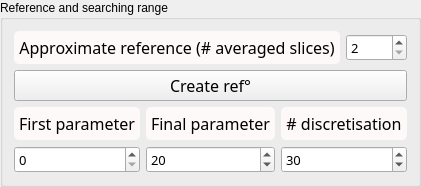
             <widget class="QGroupBox" name="groupBox">
              <property name="title">
               <string>Reference and searching range</string>
              </property>
              <layout class="QVBoxLayout" name="verticalLayout_9">
               <item>
                <layout class="QHBoxLayout" name="horizontalLayout_2">
                 <item>
                  <widget class="QLabel" name="label_12">
                   <property name="sizePolicy">
                    <sizepolicy hsizetype="MinimumExpanding" vsizetype="Maximum">
                     <horstretch>0</horstretch>
                     <verstretch>0</verstretch>
                    </sizepolicy>
                   </property>
                   <property name="font">
                    <font>
                     <family>Noto Sans Cond</family>
                     <pointsize>12</pointsize>
                     <weight>50</weight>
                     <italic>false</italic>
                     <bold>false</bold>
                    </font>
                   </property>
                   <property name="styleSheet">
                    <string notr="true">QLabel {
color: rgb(0, 0, 0);
background-color:	rgb(253, 249, 248);
border-style : outset;
Border-radius : 5px;
border-width : 0px;
border-color : black;
min-width : 5em;
padding : 5px;
font : 12pt &quot;Noto Sans Cond&quot;;
}</string>
                   </property>
                   <property name="text">
                    <string>Approximate reference (# averaged slices)</string>
                   </property>
                   <property name="alignment">
                    <set>Qt::AlignCenter</set>
                   </property>
                  </widget>
                 </item>
                 <item>
                  <widget class="QSpinBox" name="AVG_box">
                   <property name="sizePolicy">
                    <sizepolicy hsizetype="MinimumExpanding" vsizetype="Maximum">
                     <horstretch>0</horstretch>
                     <verstretch>0</verstretch>
                    </sizepolicy>
                   </property>
                   <property name="font">
                    <font>
                     <family>Noto Sans Cond</family>
                     <pointsize>10</pointsize>
                     <weight>50</weight>
                     <italic>false</italic>
                     <bold>false</bold>
                    </font>
                   </property>
                   <property name="styleSheet">
                    <string notr="true"/>
                   </property>
                   <property name="minimum">
                    <number>2</number>
                   </property>
                  </widget>
                 </item>
                </layout>
               </item>
               <item>
                <widget class="QPushButton" name="Proxy_button">
                 <property name="sizePolicy">
                  <sizepolicy hsizetype="MinimumExpanding" vsizetype="Fixed">
                   <horstretch>0</horstretch>
                   <verstretch>0</verstretch>
                  </sizepolicy>
                 </property>
                 <property name="minimumSize">
                  <size>
                   <width>96</width>
                   <height>0</height>
                  </size>
                 </property>
                 <property name="font">
                  <font>
                   <family>Noto Sans Cond</family>
                   <pointsize>12</pointsize>
                   <weight>50</weight>
                   <italic>false</italic>
                   <bold>false</bold>
                  </font>
                 </property>
                 <property name="toolTip">
                  <string>&lt;html&gt;&lt;head/&gt;&lt;body&gt;&lt;p&gt;&lt;span style=&quot; font-size:11pt;&quot;&gt;Proxy of image reference via meaning slices&lt;/span&gt;&lt;/p&gt;&lt;/body&gt;&lt;/html&gt;</string>
                 </property>
                 <property name="styleSheet">
                  <string notr="true"/>
                 </property>
                 <property name="text">
                  <string>Create ref°</string>
                 </property>
                </widget>
               </item>
               <item>
                <layout class="QGridLayout" name="gridLayout">
                 <item row="0" column="0">
                  <widget class="QLabel" name="label_3">
                   <property name="sizePolicy">
                    <sizepolicy hsizetype="MinimumExpanding" vsizetype="Preferred">
                     <horstretch>0</horstretch>
                     <verstretch>0</verstretch>
                    </sizepolicy>
                   </property>
                   <property name="font">
                    <font>
                     <family>Noto Sans Cond</family>
                     <pointsize>12</pointsize>
                     <weight>50</weight>
                     <italic>false</italic>
                     <bold>false</bold>
                    </font>
                   </property>
                   <property name="styleSheet">
                    <string notr="true">QLabel {
color: rgb(0, 0, 0);
background-color:	rgb(253, 249, 248);
border-style : outset;
Border-radius : 5px;
border-width : 0px;
border-color : black;
min-width : 5em;
padding : 5px;
font : 12pt &quot;Noto Sans Cond&quot;;
}</string>
                   </property>
                   <property name="text">
                    <string>First parameter</string>
                   </property>
                   <property name="alignment">
                    <set>Qt::AlignCenter</set>
                   </property>
                  </widget>
                 </item>
                 <item row="0" column="2">
                  <widget class="QLabel" name="label_4">
                   <property name="sizePolicy">
                    <sizepolicy hsizetype="MinimumExpanding" vsizetype="Preferred">
                     <horstretch>0</horstretch>
                     <verstretch>0</verstretch>
                    </sizepolicy>
                   </property>
                   <property name="font">
                    <font>
                     <family>Noto Sans Cond</family>
                     <pointsize>12</pointsize>
                     <weight>50</weight>
                     <italic>false</italic>
                     <bold>false</bold>
                    </font>
                   </property>
                   <property name="styleSheet">
                    <string notr="true">QLabel {
color: rgb(0, 0, 0);
background-color:	rgb(253, 249, 248);
border-style : outset;
Border-radius : 5px;
border-width : 0px;
border-color : black;
min-width : 5em;
padding : 5px;
font : 12pt &quot;Noto Sans Cond&quot;;
}</string>
                   </property>
                   <property name="text">
                    <string>Final parameter</string>
                   </property>
                   <property name="alignment">
                    <set>Qt::AlignCenter</set>
                   </property>
                  </widget>
                 </item>
                 <item row="0" column="4">
                  <widget class="QLabel" name="label_5">
                   <property name="sizePolicy">
                    <sizepolicy hsizetype="MinimumExpanding" vsizetype="Preferred">
                     <horstretch>0</horstretch>
                     <verstretch>0</verstretch>
                    </sizepolicy>
                   </property>
                   <property name="font">
                    <font>
                     <family>Noto Sans Cond</family>
                     <pointsize>12</pointsize>
                     <weight>50</weight>
                     <italic>false</italic>
                     <bold>false</bold>
                    </font>
                   </property>
                   <property name="styleSheet">
                    <string notr="true">QLabel {
color: rgb(0, 0, 0);
background-color:	rgb(253, 249, 248);
border-style : outset;
Border-radius : 5px;
border-width : 0px;
border-color : black;
min-width : 5em;
padding : 5px;
font : 12pt &quot;Noto Sans Cond&quot;;
}</string>
                   </property>
                   <property name="text">
                    <string># discretisation</string>
                   </property>
                   <property name="alignment">
                    <set>Qt::AlignCenter</set>
                   </property>
                  </widget>
                 </item>
                 <item row="1" column="0">
                  <widget class="QSpinBox" name="Spin_first">
                   <property name="sizePolicy">
                    <sizepolicy hsizetype="MinimumExpanding" vsizetype="Fixed">
                     <horstretch>0</horstretch>
                     <verstretch>0</verstretch>
                    </sizepolicy>
                   </property>
                   <property name="font">
                    <font>
                     <family>Noto Sans Cond</family>
                     <pointsize>10</pointsize>
                     <weight>50</weight>
                     <italic>false</italic>
                     <bold>false</bold>
                    </font>
                   </property>
                   <property name="toolTip">
                    <string>&lt;html&gt;&lt;head/&gt;&lt;body&gt;&lt;p&gt;&lt;span style=&quot; font-size:11pt;&quot;&gt;The lowest denoising parameter value&lt;/span&gt;&lt;/p&gt;&lt;/body&gt;&lt;/html&gt;</string>
                   </property>
                   <property name="styleSheet">
                    <string notr="true"/>
                   </property>
                  </widget>
                 </item>
                 <item row="1" column="2">
                  <widget class="QSpinBox" name="Spin_final">
                   <property name="sizePolicy">
                    <sizepolicy hsizetype="MinimumExpanding" vsizetype="Fixed">
                     <horstretch>0</horstretch>
                     <verstretch>0</verstretch>
                    </sizepolicy>
                   </property>
                   <property name="font">
                    <font>
                     <family>Noto Sans Cond</family>
                     <pointsize>10</pointsize>
                     <weight>50</weight>
                     <italic>false</italic>
                     <bold>false</bold>
                    </font>
                   </property>
                   <property name="toolTip">
                    <string>&lt;html&gt;&lt;head/&gt;&lt;body&gt;&lt;p&gt;&lt;span style=&quot; font-size:11pt;&quot;&gt;The highest denoising parameter value&lt;/span&gt;&lt;/p&gt;&lt;/body&gt;&lt;/html&gt;</string>
                   </property>
                   <property name="styleSheet">
                    <string notr="true"/>
                   </property>
                   <property name="value">
                    <number>20</number>
                   </property>
                  </widget>
                 </item>
                 <item row="1" column="4">
                  <widget class="QSpinBox" name="Spin_nbr">
                   <property name="sizePolicy">
                    <sizepolicy hsizetype="MinimumExpanding" vsizetype="Fixed">
                     <horstretch>0</horstretch>
                     <verstretch>0</verstretch>
                    </sizepolicy>
                   </property>
                   <property name="font">
                    <font>
                     <family>Noto Sans Cond</family>
                     <pointsize>10</pointsize>
                     <weight>50</weight>
                     <italic>false</italic>
                     <bold>false</bold>
                    </font>
                   </property>
                   <property name="toolTip">
                    <string>&lt;html&gt;&lt;head/&gt;&lt;body&gt;&lt;p&gt;&lt;span style=&quot; font-size:11pt;&quot;&gt;The number of denoising parameters that must be tested in the given range&lt;/span&gt;&lt;/p&gt;&lt;/body&gt;&lt;/html&gt;</string>
                   </property>
                   <property name="styleSheet">
                    <string notr="true"/>
                   </property>
                   <property name="value">
                    <number>30</number>
                   </property>
                  </widget>
                 </item>
                </layout>
               </item>
              </layout>
             </widget>
